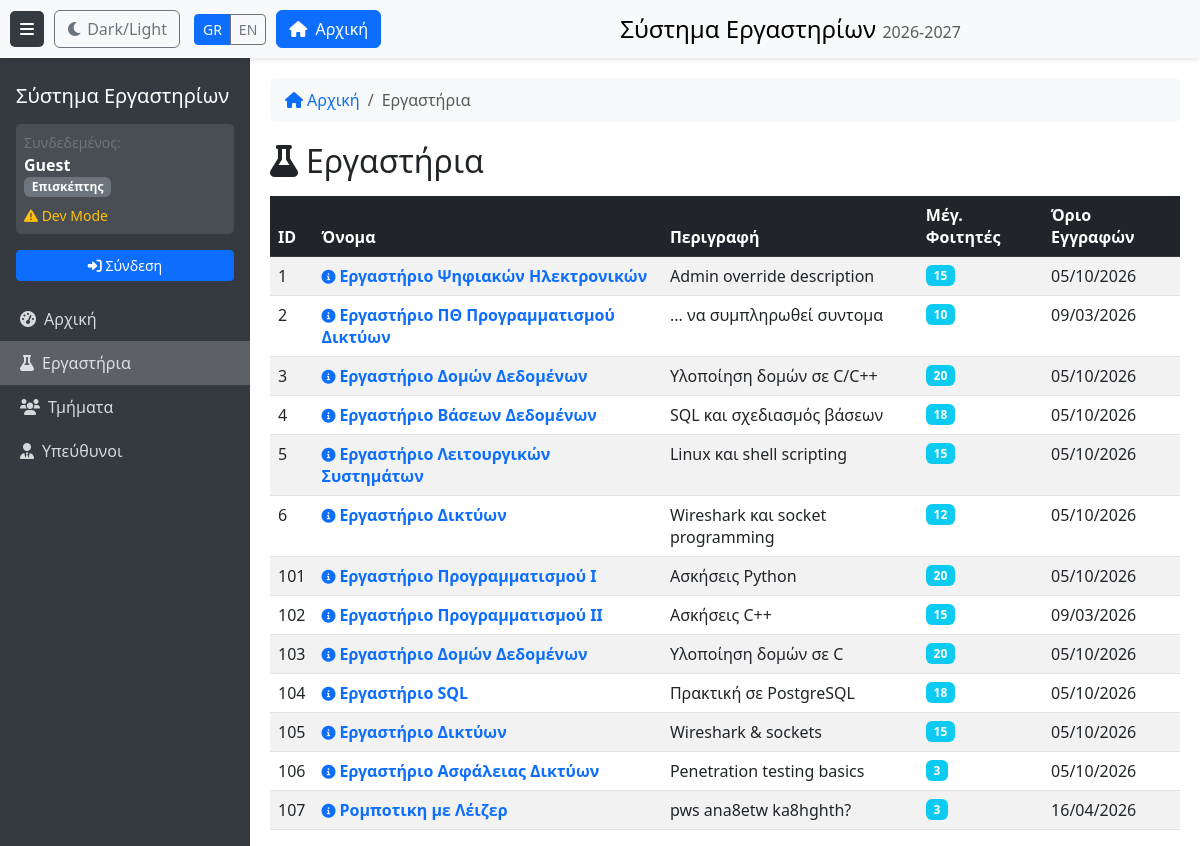
/labs, run on an earlier commit of the app's database.
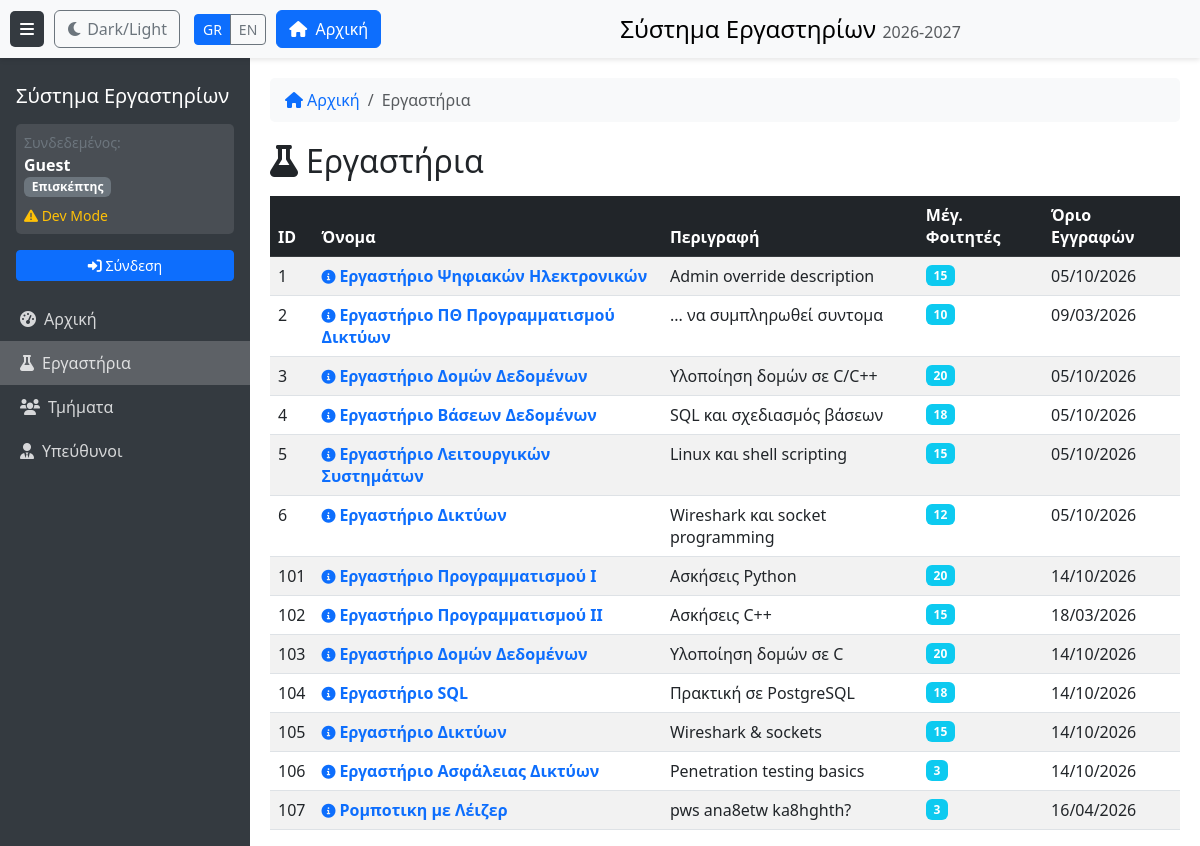
And on a later commit of the database.
### models.py (models this page shows)
class CourseLab(db.Model):
    __tablename__ = 'course_lab'
    lab_id = db.Column(db.Integer, primary_key=True, autoincrement=True)
    name = db.Column(db.Text, nullable=False)
    description = db.Column(db.Text, nullable=False)
    maxusers = db.Column(db.Integer, nullable=False)
    reg_limit = db.Column(db.Text, nullable=False)
    max_misses = db.Column(db.Integer, nullable=False)

### routes/views.py (the view)
@views_bp.route('/labs')
@require_permission('dashboard', 'view')
def labs_page():
    labs = CourseLab.query.all()
    courses = Coursename.query.order_by(Coursename.semester, Coursename.name).all() if session.get('role') == 'admin' else []
    return render_template('labs.html',
                           active_page='labs',
                           labs=labs,
                           courses=courses)

### app.py (called while the page is built)
def get_locale():
    return session.get('language', 'el')

@app.context_processor
def inject_common_vars():
    return {
        'name': session.get('name', 'Guest'),
        'role': session.get('role', 'guest'),
        'AUTH_MODE': app.config['AUTH_MODE'],
        'academic_year': get_academic_year(),
        'current_language': session.get('language', 'el'),
    }

@app.after_request
def add_no_cache_headers(response):
    if 'text/html' in response.content_type:
        response.headers['Cache-Control'] = 'no-cache, no-store, must-revalidate'
        response.headers['Pragma'] = 'no-cache'
        response.headers['Expires'] = '0'
    return response

### auth.py (called while the page is built, shortened)
def require_permission(resource, action):
    def decorator(f):
        @functools.wraps(f)
        def decorated_function(*args, **kwargs):
            matrix = PermissionMatrix()
            if 'schGrAcPersonID' in session:
                user_id = session['schGrAcPersonID']
                role = matrix.get_user_role(user_id)
            else:
                role = 'guest'
            return f(*args, **kwargs)
        return decorated_function
    return decorator

### templates/labs.html (shortened to what this page needs)
﻿{% extends "base.html" %}
{% block breadcrumb %}
<li class="breadcrumb-item active" aria-current="page">{{ _('Εργαστήρια') }}</li>
{% endblock %}
{% block content %}
<div class="d-flex justify-content-between align-items-center mb-3">
    <h2 class="mb-0"><i class="fas fa-flask me-2"></i>{{ _('Εργαστήρια') }}</h2>
</div>
<div class="table-responsive">
    <table class="table table-striped table-hover sortable">
        <thead class="table-dark">
            <tr>
                <th>ID</th>
                <th>{{ _('Όνομα') }}</th>
                <th>{{ _('Περιγραφή') }}</th>
                <th>{{ _('Μέγ. Φοιτητές') }}</th>
                <th>{{ _('Όριο Εγγραφών') }}</th>
            </tr>
        </thead>
        <tbody id="labsTableBody">
        {% for lab in labs %}
            <tr>
                <td>{{ lab.lab_id }}</td>
                <td>
                    <a href="javascript:void(0)" class="text-primary text-decoration-none fw-bold" style="cursor:pointer" onclick="openLabModal({{ lab.lab_id }})">
                        <i class="fas fa-info-circle me-1 small"></i>{{ lab.name }}
                    </a>
                </td>
                <td>{{ lab.description }}</td>
                <td><span class="badge bg-info">{{ lab.maxusers }}</span></td>
                <td>{{ lab.reg_limit }}</td>
            </tr>
        {% endfor %}
        </tbody>
    </table>
</div>
{% endblock %}

What changed in the data, as far as the page shows it:
changed CourseLab "Εργαστήριο Προγραμματισμού Ι": reg_limit "05/10/2026" → "14/10/2026"
changed CourseLab "Εργαστήριο Προγραμματισμού ΙΙ": reg_limit "09/03/2026" → "18/03/2026"
changed CourseLab "Υλοποίηση δομών σε C": reg_limit "05/10/2026" → "14/10/2026"
changed CourseLab "Εργαστήριο SQL": reg_limit "05/10/2026" → "14/10/2026"
changed CourseLab "Wireshark & sockets": reg_limit "05/10/2026" → "14/10/2026"
changed CourseLab "Εργαστήριο Ασφάλειας Δικτύων": reg_limit "05/10/2026" → "14/10/2026"
